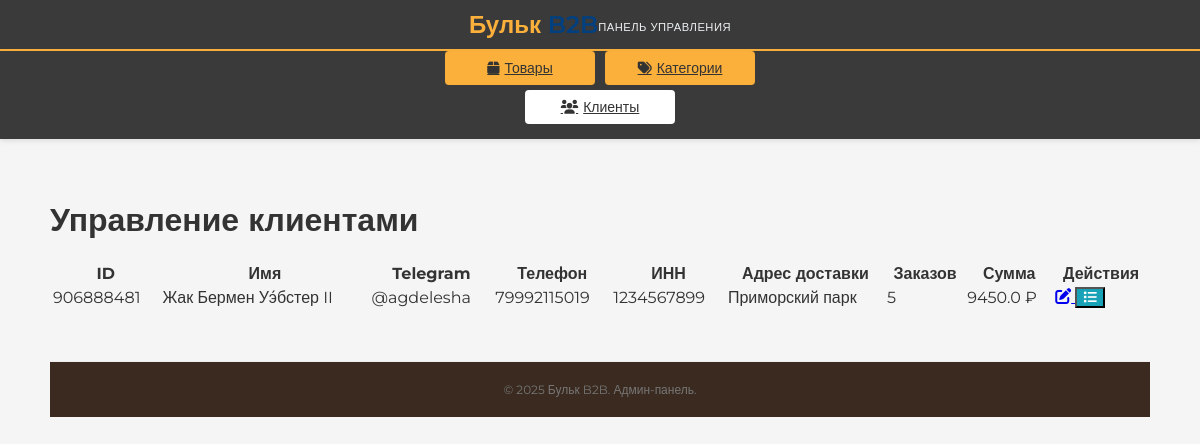
The page /admin/clients/ (signed in) on the database its author committed.
### app.py (models this page shows, shortened)
class Client(db.Model):
    __tablename__ = 'clients'
    id = db.Column(db.BigInteger, primary_key=True)  # Telegram User ID, BigInteger
    first_name = db.Column(db.String(150), nullable=False)
    last_name = db.Column(db.String(150), nullable=True)
    username = db.Column(db.String(100), nullable=True, unique=True)
    phone_number = db.Column(db.String(20), nullable=True)  # Поле для номера телефона
    inn = db.Column(db.String(12), nullable=True)
    delivery_address = db.Column(db.Text, nullable=True)
    registration_step = db.Column(db.String(20), nullable=True)  # Для отслеживания этапа регистрации
    date_registered = db.Column(db.DateTime, default=datetime.utcnow)
    orders = db.relationship('Order', backref='client', lazy='dynamic')

### app.py (the view)
@app.route('/admin/clients/')
@admin_required
def admin_clients_list():
    clients = Client.query.all()
    client_data = []
    for client in clients:
        orders = Order.query.filter_by(client_id=client.id).filter(Order.status != CART_STATUS).all()
        client_info = {
            'client': client,
            'orders': orders,
            'orders_count': len(orders),
            'total_spent': sum(sum(item.price_at_purchase * item.quantity for item in order.items) for order in orders if order.items)
        }
        client_data.append(client_info)
    return render_template('admin_clients_list.html', client_data=client_data)

### app.py (called while the page is built)
def admin_required(f):
    @wraps(f)
    def decorated_function(*args, **kwargs):
        if 'admin_logged_in' not in session:
            flash('Пожалуйста, войдите, чтобы получить доступ к этой странице.', 'warning')
            return redirect(url_for('admin_login', next=request.url))
        return f(*args, **kwargs)
    return decorated_function

@app.context_processor
def inject_now():
    return {'now': datetime.utcnow()}

@app.context_processor
def inject_cart_item_count():
    client_id = session.get('client_id')
    item_count = 0
    total_amount = 0
    if client_id:
        active_cart = Order.query.filter_by(client_id=client_id, status=CART_STATUS).first()
        if active_cart:
            item_count = sum(item.quantity for item in active_cart.items)
            total_amount = active_cart.total_amount
    else:
        session_cart = session.get('session_cart', {'items': [], 'total_amount': 0.0})
        item_count = sum(item['quantity'] for item in session_cart['items'])
        total_amount = session_cart['total_amount']
    return dict(cart_item_count=item_count, cart_total_amount=total_amount)

### templates/admin_clients_list.html (shortened to what this page needs)
{% extends 'admin_base.html' %}
{% block admin_content %}
<div class="page-header">
    <h1 class="page-title">Управление клиентами</h1>
</div>
{% if client_data %}
<div class="table-container">
<table class="admin-table">
    <thead>
        <tr>
            <th>ID</th>
            <th>Имя</th>
            <th>Telegram</th>
            <th>Телефон</th>
            <th>ИНН</th>
            <th>Адрес доставки</th>
            <th>Заказов</th>
            <th>Сумма</th>
            <th>Действия</th>
        </tr>
    </thead>
    <tbody>
        {% for data in client_data %}
        <tr>
            <td>{{ data.client.id }}</td>
            <td>{{ data.client.first_name }} {{ data.client.last_name }}</td>
            <td>{% if data.client.username %}@{{ data.client.username }}{% else %}-{% endif %}</td>
            <td>{{ data.client.phone_number or '-' }}</td>
            <td>{{ data.client.inn or '-' }}</td>
            <td>{{ data.client.delivery_address or '-' }}</td>
            <td>{{ data.orders_count }}</td>
            <td>{{ data.total_spent|round(2) }} ₽</td>
            <td class="actions-cell">
                <div class="table-actions">
                    <a href="{{ url_for('admin_edit_client', client_id=data.client.id) }}" class="btn btn-sm btn-edit" title="Редактировать">
                        <i class="fas fa-edit"></i>
                    </a>
                    <button class="btn btn-sm btn-info toggle-orders" data-client-id="{{ data.client.id }}" title="Показать заказы">
                        <i class="fas fa-list"></i>
                    </button>
                </div>
            </td>
        </tr>
        {% endfor %}
    </tbody>
</table>
</div>
{% else %}
<div class="empty-state">
    <i class="fas fa-users empty-icon"></i>
    <h2>Нет клиентов</h2>
    <p>В системе пока нет зарегистрированных клиентов.</p>
</div>
{% endif %}
{% endblock %}

### static/style.css (style rules this page uses)
body { margin: 0; font-family: 'Montserrat', sans-serif; background-color: #FFFFFF; color: #333333; display: flex; flex-direction: column; min-height: 100vh; }

### templates/admin_base.html (style rules this page uses)
body { margin: 0; padding: 0; font-family: 'Montserrat', sans-serif; background-color: #f5f5f5; }
.admin-table { width: 100%; margin: 20px 0 0 0; border-radius: 0; }

### templates/admin_clients_list.html (style rules this page uses)
.toggle-orders { background-color: #17a2b8; color: white; }

### rows shown on the page
Client: client.id "906888481", client.first_name "Жак", client.last_name "Бермен Уэ́бстер II", client.username "agdelesha", client "79992115019", client "1234567899", client "Приморский парк"

### other values the page prints
{{ data.orders_count }} "5"
{{ data.total_spent|round(2) }} "9450.0"
